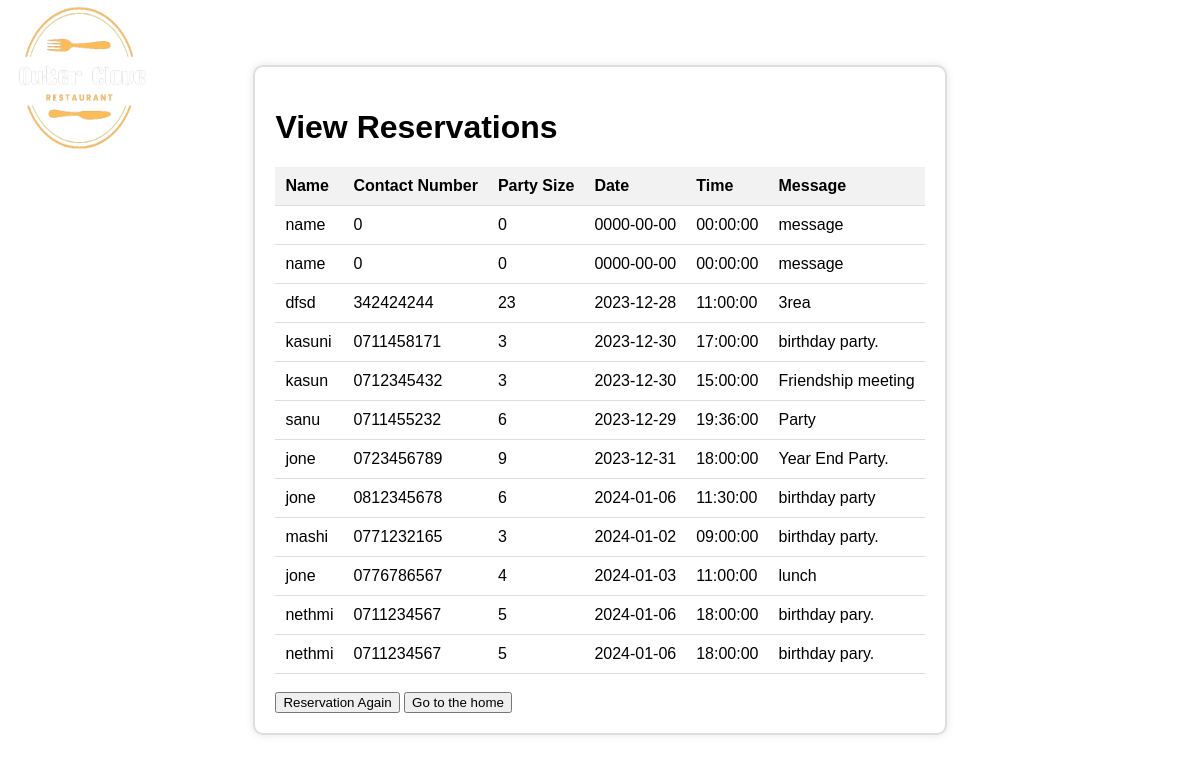
The page /view_reservation.php on the database its author committed.
### tables this page shows
CREATE TABLE `reservation` (
  `name` varchar(255) NOT NULL,
  `contact` varchar(255) NOT NULL,
  `party_size` int(255) NOT NULL,
  `date` date NOT NULL,
  `time` time NOT NULL,
  `message` varchar(255) NOT NULL
);

### view_reservation.php (the view, shortened to what this page needs)
<!DOCTYPE html>
<html lang="en">
<head>
</head>
<body>
    <a href="#" class="logo">
                <img src="./assets/images/logo.png" width="160" height="200" alt="Outer_clover - Home">
            </a>
    <div class="container">
        <h1>View Reservations</h1>
        <table>
            <thead>
                <tr>
                    <th>Name</th>
                    <th>Contact Number</th>
                    <th>Party Size</th>
                    <th>Date</th>
                    <th>Time</th>
                    <th>Message</th>
                </tr>
            </thead>
            <tbody>
                <?php
                     $servername = "localhost";
                     $username = "root";
                     $password = "";
                     $dbname = "restaurant_db";
                    $conn = new mysqli($servername, $username, $password, $dbname);
                    $sql = "SELECT name, contact, party_size, date, time, message FROM `reservation`";
                    $result = $conn->query($sql);
                    if ($result->num_rows > 0) {
                        while($row = $result->fetch_assoc()) {
                            echo "<tr>";
                            echo "<td>" . $row["name"] . "</td>";
                            echo "<td>" . $row["contact"] . "</td>";
                            echo "<td>" . $row["party_size"] . "</td>";
                            echo "<td>" . $row["date"] . "</td>";
                            echo "<td>" . $row["time"] . "</td>";
                            echo "<td>" . $row["message"] . "</td>";
                            echo "</tr>";
                        }
                    } else {
                        echo "<tr><td colspan='6'>No reservations found.</td></tr>";
                    }
                ?>
            </tbody>
        </table><br>
        <a href="reservation.html"><button type="button" id="reserve_again">Reservation Again</button></a>
         <a href="home.html"><button type="button" id="reserve_again">Go to the home</button></a>
    </div>
</body>
</html>

### view_reservation.php (style rules this page uses)
body { font-family: Arial, sans-serif; background-image: url('gallery/tb.webp'); background-size: cover; background-position: center; height: 100vh; margin: 0; display: flex; justify-content: center; align-items: center; }
h1 { color: black; font-weight: bold; font-size:20; }
.container { max-width: 1000px; margin: 0 auto; padding: 20px; border: 2px solid #ddd; border-radius: 10px; background-color: white; box-shadow: 0 0 10px rgba(0,0,0,0.1); }
table { width: 100%; border-collapse: collapse; }
th, td { padding: 10px; text-align: left; border-bottom: 1px solid #ddd; }
th { background-color: #f2f2f2; }
.logo { position: absolute; left: 0; top: 10%; transform: translateY(-50%); }

### rows shown on the page
reservation: name "name", contact "0", party_size "0", date "0000-00-00", time "00:00:00", message "message"
reservation: name "name", contact "0", party_size "0", date "0000-00-00", time "00:00:00", message "message"
reservation: name "dfsd", contact "342424244", party_size "23", date "2023-12-28", time "11:00:00", message "3rea"
reservation: name "kasuni", contact "0711458171", party_size "3", date "2023-12-30", time "17:00:00", message "birthday party."
reservation: name "kasun", contact "0712345432", party_size "3", date "2023-12-30", time "15:00:00", message "Friendship meeting"
reservation: name "sanu", contact "0711455232", party_size "6", date "2023-12-29", time "19:36:00", message "Party"
reservation: name "jone", contact "0723456789", party_size "9", date "2023-12-31", time "18:00:00", message "Year End Party."
reservation: name "jone", contact "0812345678", party_size "6", date "2024-01-06", time "11:30:00", message "birthday party"
reservation: name "mashi", contact "0771232165", party_size "3", date "2024-01-02", time "09:00:00", message "birthday party."
reservation: name "jone", contact "0776786567", party_size "4", date "2024-01-03", time "11:00:00", message "lunch"
reservation: name "nethmi", contact "0711234567", party_size "5", date "2024-01-06", time "18:00:00", message "birthday pary."
reservation: name "nethmi", contact "0711234567", party_size "5", date "2024-01-06", time "18:00:00", message "birthday pary."
